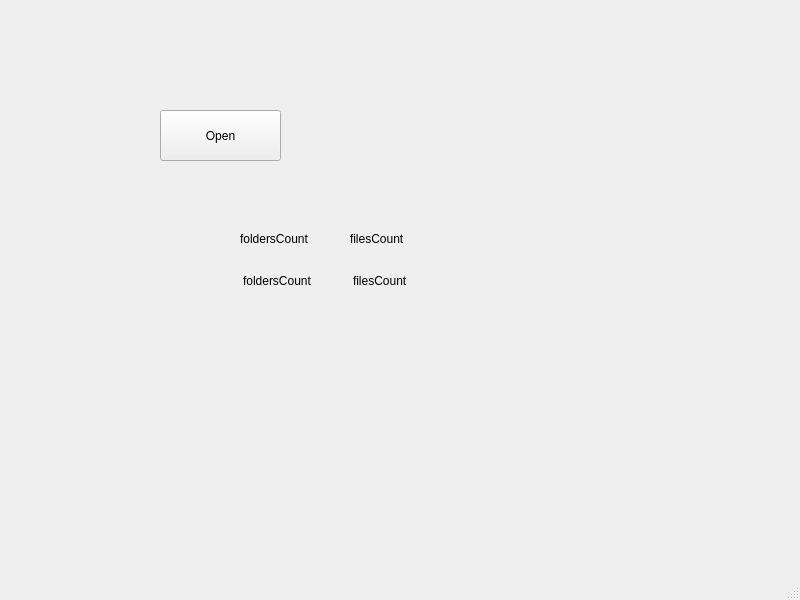
<?xml version="1.0" encoding="UTF-8"?>
<ui version="4.0">
 <class>MainWindow</class>
 <widget class="QMainWindow" name="MainWindow">
  <property name="geometry">
   <rect>
    <x>0</x>
    <y>0</y>
    <width>800</width>
    <height>600</height>
   </rect>
  </property>
  <property name="windowTitle">
   <string>MainWindow</string>
  </property>
  <widget class="QWidget" name="centralwidget">
   <widget class="QPushButton" name="OpenButton">
    <property name="geometry">
     <rect>
      <x>160</x>
      <y>110</y>
      <width>121</width>
      <height>51</height>
     </rect>
    </property>
    <property name="text">
     <string>Open</string>
    </property>
   </widget>
   <widget class="QLabel" name="foldersCount">
    <property name="geometry">
     <rect>
      <x>243</x>
      <y>260</y>
      <width>81</width>
      <height>41</height>
     </rect>
    </property>
    <property name="text">
     <string>foldersCount</string>
    </property>
   </widget>
   <widget class="QLabel" name="filesCount">
    <property name="geometry">
     <rect>
      <x>353</x>
      <y>260</y>
      <width>81</width>
      <height>41</height>
     </rect>
    </property>
    <property name="text">
     <string>filesCount</string>
    </property>
   </widget>
   <widget class="QLabel" name="label">
    <property name="geometry">
     <rect>
      <x>240</x>
      <y>230</y>
      <width>91</width>
      <height>17</height>
     </rect>
    </property>
    <property name="text">
     <string>foldersCount</string>
    </property>
   </widget>
   <widget class="QLabel" name="label_2">
    <property name="geometry">
     <rect>
      <x>350</x>
      <y>230</y>
      <width>54</width>
      <height>17</height>
     </rect>
    </property>
    <property name="text">
     <string>filesCount</string>
    </property>
   </widget>
  </widget>
  <widget class="QMenuBar" name="menubar">
   <property name="geometry">
    <rect>
     <x>0</x>
     <y>0</y>
     <width>800</width>
     <height>22</height>
    </rect>
   </property>
  </widget>
  <widget class="QStatusBar" name="statusbar"/>
 </widget>
 <resources/>
 <connections/>
</ui>
